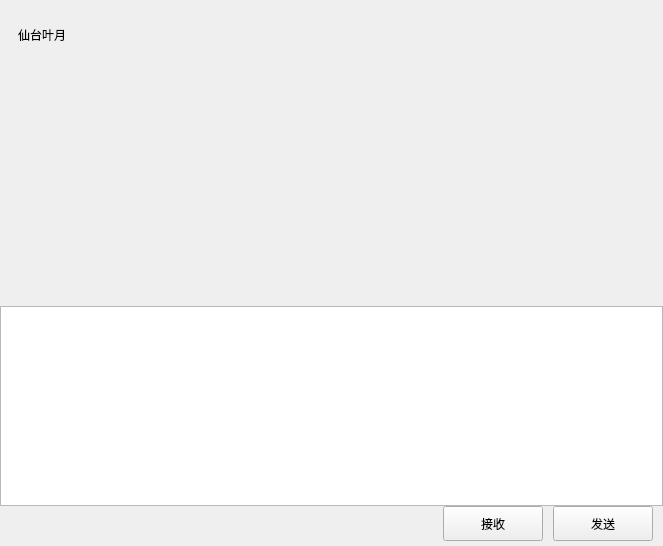
<?xml version="1.0" encoding="UTF-8"?>
<ui version="4.0">
 <class>ChatPage</class>
 <widget class="QWidget" name="ChatPage">
  <property name="geometry">
   <rect>
    <x>0</x>
    <y>0</y>
    <width>663</width>
    <height>546</height>
   </rect>
  </property>
  <property name="windowTitle">
   <string>Form</string>
  </property>
  <layout class="QVBoxLayout" name="verticalLayout">
   <property name="spacing">
    <number>0</number>
   </property>
   <property name="leftMargin">
    <number>0</number>
   </property>
   <property name="topMargin">
    <number>0</number>
   </property>
   <property name="rightMargin">
    <number>0</number>
   </property>
   <property name="bottomMargin">
    <number>0</number>
   </property>
   <item>
    <widget class="QWidget" name="chat_data_widget" native="true">
     <layout class="QVBoxLayout" name="verticalLayout_4">
      <property name="spacing">
       <number>0</number>
      </property>
      <property name="leftMargin">
       <number>0</number>
      </property>
      <property name="topMargin">
       <number>0</number>
      </property>
      <property name="rightMargin">
       <number>0</number>
      </property>
      <property name="bottomMargin">
       <number>0</number>
      </property>
      <item>
       <widget class="QWidget" name="title_widget" native="true">
        <property name="minimumSize">
         <size>
          <width>0</width>
          <height>55</height>
         </size>
        </property>
        <property name="maximumSize">
         <size>
          <width>16777215</width>
          <height>70</height>
         </size>
        </property>
        <layout class="QVBoxLayout" name="verticalLayout_5">
         <item>
          <widget class="QWidget" name="widget_5" native="true">
           <property name="maximumSize">
            <size>
             <width>16777215</width>
             <height>70</height>
            </size>
           </property>
           <layout class="QHBoxLayout" name="horizontalLayout_3">
            <item>
             <widget class="QLabel" name="title_label">
              <property name="maximumSize">
               <size>
                <width>16777215</width>
                <height>70</height>
               </size>
              </property>
              <property name="text">
               <string>仙台叶月</string>
              </property>
             </widget>
            </item>
           </layout>
          </widget>
         </item>
        </layout>
       </widget>
      </item>
      <item>
       <widget class="QWidget" name="chat_data_list" native="true">
        <property name="minimumSize">
         <size>
          <width>0</width>
          <height>100</height>
         </size>
        </property>
        <property name="maximumSize">
         <size>
          <width>16777215</width>
          <height>600</height>
         </size>
        </property>
       </widget>
      </item>
      <item>
       <widget class="QWidget" name="tool_widget" native="true">
        <property name="minimumSize">
         <size>
          <width>0</width>
          <height>40</height>
         </size>
        </property>
        <property name="maximumSize">
         <size>
          <width>16777215</width>
          <height>40</height>
         </size>
        </property>
        <layout class="QHBoxLayout" name="horizontalLayout_5">
         <property name="leftMargin">
          <number>0</number>
         </property>
         <property name="topMargin">
          <number>0</number>
         </property>
         <property name="rightMargin">
          <number>0</number>
         </property>
         <property name="bottomMargin">
          <number>0</number>
         </property>
         <item>
          <spacer name="horizontalSpacer_6">
           <property name="orientation">
            <enum>Qt::Horizontal</enum>
           </property>
           <property name="sizeType">
            <enum>QSizePolicy::Fixed</enum>
           </property>
           <property name="sizeHint" stdset="0">
            <size>
             <width>10</width>
             <height>20</height>
            </size>
           </property>
          </spacer>
         </item>
         <item>
          <widget class="ClickedLabel" name="emoji_label">
           <property name="minimumSize">
            <size>
             <width>31</width>
             <height>31</height>
            </size>
           </property>
           <property name="maximumSize">
            <size>
             <width>31</width>
             <height>31</height>
            </size>
           </property>
           <property name="text">
            <string/>
           </property>
          </widget>
         </item>
         <item>
          <spacer name="horizontalSpacer_5">
           <property name="orientation">
            <enum>Qt::Horizontal</enum>
           </property>
           <property name="sizeType">
            <enum>QSizePolicy::Fixed</enum>
           </property>
           <property name="sizeHint" stdset="0">
            <size>
             <width>10</width>
             <height>20</height>
            </size>
           </property>
          </spacer>
         </item>
         <item>
          <widget class="ClickedLabel" name="file_label">
           <property name="minimumSize">
            <size>
             <width>31</width>
             <height>31</height>
            </size>
           </property>
           <property name="maximumSize">
            <size>
             <width>31</width>
             <height>31</height>
            </size>
           </property>
           <property name="text">
            <string/>
           </property>
          </widget>
         </item>
         <item>
          <spacer name="horizontalSpacer_7">
           <property name="orientation">
            <enum>Qt::Horizontal</enum>
           </property>
           <property name="sizeHint" stdset="0">
            <size>
             <width>40</width>
             <height>20</height>
            </size>
           </property>
          </spacer>
         </item>
        </layout>
       </widget>
      </item>
      <item>
       <widget class="QTextEdit" name="chatEdit">
        <property name="minimumSize">
         <size>
          <width>0</width>
          <height>70</height>
         </size>
        </property>
        <property name="maximumSize">
         <size>
          <width>16777215</width>
          <height>200</height>
         </size>
        </property>
       </widget>
      </item>
      <item>
       <widget class="QWidget" name="bottom_widget" native="true">
        <property name="minimumSize">
         <size>
          <width>0</width>
          <height>40</height>
         </size>
        </property>
        <property name="maximumSize">
         <size>
          <width>16777215</width>
          <height>40</height>
         </size>
        </property>
        <layout class="QHBoxLayout" name="horizontalLayout_4">
         <property name="spacing">
          <number>0</number>
         </property>
         <property name="leftMargin">
          <number>0</number>
         </property>
         <property name="topMargin">
          <number>0</number>
         </property>
         <property name="rightMargin">
          <number>0</number>
         </property>
         <property name="bottomMargin">
          <number>5</number>
         </property>
         <item>
          <spacer name="horizontalSpacer_2">
           <property name="orientation">
            <enum>Qt::Horizontal</enum>
           </property>
           <property name="sizeHint" stdset="0">
            <size>
             <width>40</width>
             <height>20</height>
            </size>
           </property>
          </spacer>
         </item>
         <item>
          <widget class="ClickedBtn" name="recvBtn">
           <property name="minimumSize">
            <size>
             <width>100</width>
             <height>35</height>
            </size>
           </property>
           <property name="maximumSize">
            <size>
             <width>100</width>
             <height>35</height>
            </size>
           </property>
           <property name="text">
            <string>接收</string>
           </property>
          </widget>
         </item>
         <item>
          <spacer name="horizontalSpacer_3">
           <property name="orientation">
            <enum>Qt::Horizontal</enum>
           </property>
           <property name="sizeType">
            <enum>QSizePolicy::Fixed</enum>
           </property>
           <property name="sizeHint" stdset="0">
            <size>
             <width>10</width>
             <height>20</height>
            </size>
           </property>
          </spacer>
         </item>
         <item>
          <widget class="ClickedBtn" name="sendBtn">
           <property name="minimumSize">
            <size>
             <width>100</width>
             <height>35</height>
            </size>
           </property>
           <property name="maximumSize">
            <size>
             <width>100</width>
             <height>35</height>
            </size>
           </property>
           <property name="text">
            <string>发送</string>
           </property>
          </widget>
         </item>
         <item>
          <spacer name="horizontalSpacer_4">
           <property name="orientation">
            <enum>Qt::Horizontal</enum>
           </property>
           <property name="sizeType">
            <enum>QSizePolicy::Fixed</enum>
           </property>
           <property name="sizeHint" stdset="0">
            <size>
             <width>10</width>
             <height>20</height>
            </size>
           </property>
          </spacer>
         </item>
        </layout>
       </widget>
      </item>
     </layout>
    </widget>
   </item>
  </layout>
 </widget>
 <customwidgets>
  <customwidget>
   <class>ClickedBtn</class>
   <extends>QPushButton</extends>
   <header location="global">clickedbtn.h</header>
  </customwidget>
  <customwidget>
   <class>ClickedLabel</class>
   <extends>QLabel</extends>
   <header location="global">clickedlabel.h</header>
  </customwidget>
 </customwidgets>
 <resources/>
 <connections/>
</ui>
